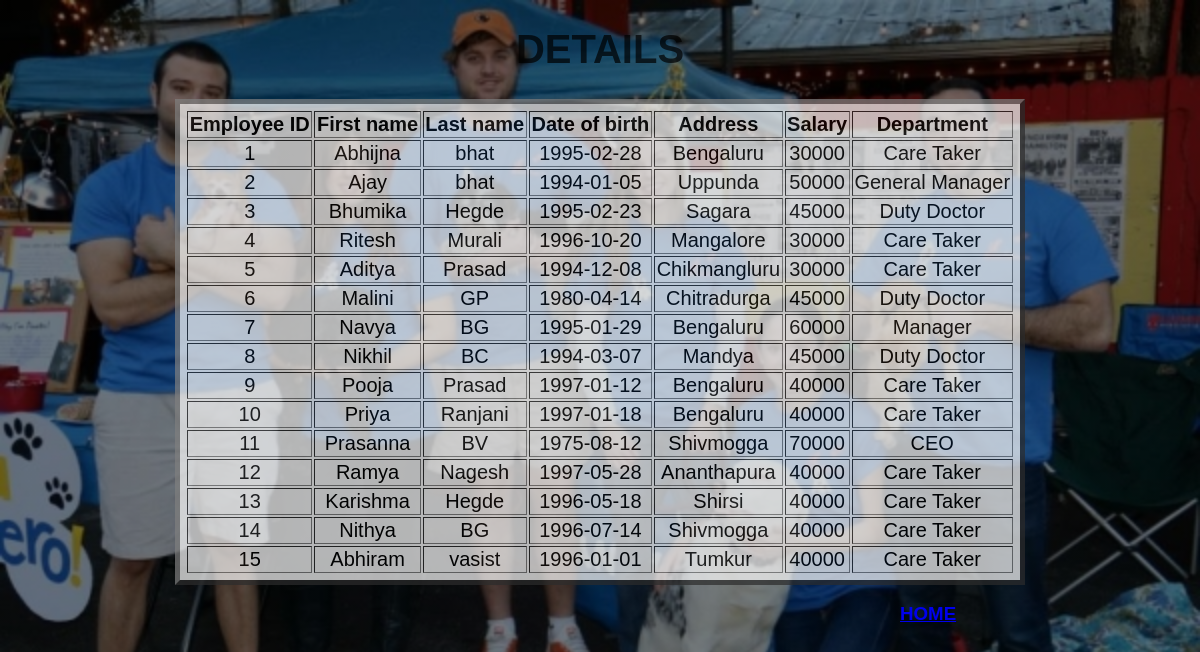
Screenshot of /pacms/displayE.php with the database file from the repository.
### tables this page shows
CREATE TABLE `employee` (
  `emp_id` int(5) NOT NULL,
  `fname` varchar(20) DEFAULT NULL,
  `lname` varchar(20) DEFAULT NULL,
  `dob` date DEFAULT NULL,
  `address` varchar(20) DEFAULT NULL,
  `salary` int(8) DEFAULT NULL,
  `department` varchar(20) DEFAULT NULL
);

### pacms/displayE.php (the view, shortened to what this page needs)
<!DOCTYPE html>
<html lang="">
<head>
</head>
<body>
    <table width=850; border="5" align="center">
    <caption><h1>DETAILS</h1></caption>
        <tr>
            <th>Employee ID</th>
            <th>First name</th>
            <th>Last name</th>
            <th>Date of birth</th>
            <th>Address</th>
            <th>Salary</th>
            <th>Department</th>
        </tr>
        <?php
            $connection = mysqli_connect('localhost','root','','adoption_centre');
            $Query = "SELECT * FROM employee";
            $Execute = mysqli_query($connection, $Query);
            while($Datarows = mysqli_fetch_array($Execute))
            {
                $emp_id = $Datarows['emp_id'];
                $fname = $Datarows['fname'];
                $lname = $Datarows['lname'];
            	$dob = $Datarows['dob'];
                $address = $Datarows['address'];
                $salary = $Datarows['salary'];
                $department = $Datarows['department'];
            ?>
        <tr>
        <td><?php echo $emp_id; ?></td>
        <td><?php echo $fname; ?></td>
        <td><?php echo $lname; ?></td>
        <td><?php echo $dob; ?></td>
        <td><?php echo $address; ?></td>
        <td><?php echo $salary; ?></td>
        <td><?php echo $department; ?></td>
            </tr>
    <?php    } ?>
    </table>
    <h3> <a href="index.php">HOME</a></h3>
</body>
</html>

### pacms/displayE.php (style rules this page uses)
table { padding: 5px; text-align: center; font-size: 20px; background-color: #ffffff; opacity: 0.7; }
h3 { margin-left: 75%; }
html, body { margin: 0; padding: 0; width: 100%; }
body { background:linear-gradient(rgba(0,0,0,0.5),rgba(0,0,0,0.5)), url(Puppy-Heroes-600x400.jpg); background-size: cover; width: 100%; height: 100vh; display: table; font-family: sans-serif; }

### rows the page displays
employee: emp_id "1", fname "Abhijna", lname "bhat", dob "1995-02-28", address "Bengaluru", salary "30000", department "Care Taker"
employee: emp_id "2", fname "Ajay", lname "bhat", dob "1994-01-05", address "Uppunda", salary "50000", department "General Manager"
employee: emp_id "3", fname "Bhumika", lname "Hegde", dob "1995-02-23", address "Sagara", salary "45000", department "Duty Doctor"
employee: emp_id "4", fname "Ritesh", lname "Murali", dob "1996-10-20", address "Mangalore", salary "30000", department "Care Taker"
employee: emp_id "5", fname "Aditya", lname "Prasad", dob "1994-12-08", address "Chikmangluru", salary "30000", department "Care Taker"
employee: emp_id "6", fname "Malini", lname "GP", dob "1980-04-14", address "Chitradurga", salary "45000", department "Duty Doctor"
employee: emp_id "7", fname "Navya", lname "BG", dob "1995-01-29", address "Bengaluru", salary "60000", department "Manager"
employee: emp_id "8", fname "Nikhil", lname "BC", dob "1994-03-07", address "Mandya", salary "45000", department "Duty Doctor"
employee: emp_id "9", fname "Pooja", lname "Prasad", dob "1997-01-12", address "Bengaluru", salary "40000", department "Care Taker"
employee: emp_id "10", fname "Priya", lname "Ranjani", dob "1997-01-18", address "Bengaluru", salary "40000", department "Care Taker"
employee: emp_id "11", fname "Prasanna", lname "BV", dob "1975-08-12", address "Shivmogga", salary "70000", department "CEO"
employee: emp_id "12", fname "Ramya", lname "Nagesh", dob "1997-05-28", address "Ananthapura", salary "40000", department "Care Taker"
employee: emp_id "13", fname "Karishma", lname "Hegde", dob "1996-05-18", address "Shirsi", salary "40000", department "Care Taker"
employee: emp_id "14", fname "Nithya", lname "BG", dob "1996-07-14", address "Shivmogga", salary "40000", department "Care Taker"
employee: emp_id "15", fname "Abhiram", lname "vasist", dob "1996-01-01", address "Tumkur", salary "40000", department "Care Taker"
